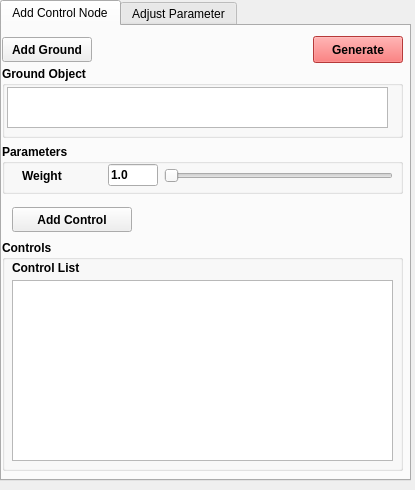
<?xml version="1.0" encoding="UTF-8"?>
<ui version="4.0">
 <class>MainWindow</class>
 <widget class="QMainWindow" name="MainWindow">
  <property name="geometry">
   <rect>
    <x>0</x>
    <y>0</y>
    <width>415</width>
    <height>490</height>
   </rect>
  </property>
  <property name="minimumSize">
   <size>
    <width>415</width>
    <height>490</height>
   </size>
  </property>
  <property name="maximumSize">
   <size>
    <width>415</width>
    <height>490</height>
   </size>
  </property>
  <property name="font">
   <font>
    <family>Arial</family>
   </font>
  </property>
  <property name="windowTitle">
   <string>MainWindow</string>
  </property>
  <widget class="QWidget" name="centralwidget">
   <widget class="QWidget" name="verticalLayoutWidget">
    <property name="geometry">
     <rect>
      <x>0</x>
      <y>0</y>
      <width>411</width>
      <height>481</height>
     </rect>
    </property>
    <layout class="QVBoxLayout" name="verticalLayout">
     <item>
      <widget class="QTabWidget" name="tabWidget">
       <property name="currentIndex">
        <number>0</number>
       </property>
       <widget class="QWidget" name="tab">
        <attribute name="title">
         <string>Add Control Node</string>
        </attribute>
        <widget class="QWidget" name="layoutWidget">
         <property name="geometry">
          <rect>
           <x>0</x>
           <y>40</y>
           <width>401</width>
           <height>72</height>
          </rect>
         </property>
         <layout class="QHBoxLayout" name="horizontalLayout">
          <item>
           <widget class="QGroupBox" name="groupBox">
            <property name="sizePolicy">
             <sizepolicy hsizetype="Preferred" vsizetype="Minimum">
              <horstretch>0</horstretch>
              <verstretch>0</verstretch>
             </sizepolicy>
            </property>
            <property name="minimumSize">
             <size>
              <width>0</width>
              <height>70</height>
             </size>
            </property>
            <property name="font">
             <font>
              <family>Arial</family>
              <weight>75</weight>
              <bold>true</bold>
             </font>
            </property>
            <property name="title">
             <string>Ground Object</string>
            </property>
            <widget class="QListWidget" name="groundObjList">
             <property name="geometry">
              <rect>
               <x>5</x>
               <y>21</y>
               <width>381</width>
               <height>41</height>
              </rect>
             </property>
            </widget>
           </widget>
          </item>
         </layout>
        </widget>
        <widget class="QWidget" name="layoutWidget_2">
         <property name="geometry">
          <rect>
           <x>0</x>
           <y>110</y>
           <width>401</width>
           <height>67</height>
          </rect>
         </property>
         <layout class="QHBoxLayout" name="horizontalLayout_5">
          <item>
           <widget class="QGroupBox" name="groupBox_3">
            <property name="sizePolicy">
             <sizepolicy hsizetype="Preferred" vsizetype="Minimum">
              <horstretch>0</horstretch>
              <verstretch>0</verstretch>
             </sizepolicy>
            </property>
            <property name="minimumSize">
             <size>
              <width>0</width>
              <height>0</height>
             </size>
            </property>
            <property name="maximumSize">
             <size>
              <width>16777215</width>
              <height>50</height>
             </size>
            </property>
            <property name="font">
             <font>
              <family>Arial</family>
              <weight>75</weight>
              <bold>true</bold>
             </font>
            </property>
            <property name="title">
             <string>Parameters</string>
            </property>
            <widget class="QWidget" name="horizontalLayoutWidget_5">
             <property name="geometry">
              <rect>
               <x>20</x>
               <y>20</y>
               <width>371</width>
               <height>23</height>
              </rect>
             </property>
             <layout class="QHBoxLayout" name="horizontalLayout_6">
              <item>
               <widget class="QLabel" name="label">
                <property name="minimumSize">
                 <size>
                  <width>80</width>
                  <height>0</height>
                 </size>
                </property>
                <property name="text">
                 <string>Weight</string>
                </property>
               </widget>
              </item>
              <item>
               <widget class="QLineEdit" name="weightSet">
                <property name="sizePolicy">
                 <sizepolicy hsizetype="Maximum" vsizetype="Fixed">
                  <horstretch>0</horstretch>
                  <verstretch>0</verstretch>
                 </sizepolicy>
                </property>
                <property name="maximumSize">
                 <size>
                  <width>50</width>
                  <height>16777215</height>
                 </size>
                </property>
                <property name="text">
                 <string>1.0</string>
                </property>
               </widget>
              </item>
              <item>
               <widget class="QSlider" name="weightGenSlider">
                <property name="orientation">
                 <enum>Qt::Horizontal</enum>
                </property>
               </widget>
              </item>
             </layout>
            </widget>
           </widget>
          </item>
         </layout>
        </widget>
        <widget class="QWidget" name="layoutWidget_3">
         <property name="geometry">
          <rect>
           <x>0</x>
           <y>10</y>
           <width>401</width>
           <height>27</height>
          </rect>
         </property>
         <layout class="QHBoxLayout" name="horizontalLayout_3">
          <item>
           <widget class="QPushButton" name="addGround">
            <property name="minimumSize">
             <size>
              <width>90</width>
              <height>25</height>
             </size>
            </property>
            <property name="maximumSize">
             <size>
              <width>100</width>
              <height>16777215</height>
             </size>
            </property>
            <property name="font">
             <font>
              <family>Arial</family>
              <weight>75</weight>
              <bold>true</bold>
             </font>
            </property>
            <property name="text">
             <string>Add Ground</string>
            </property>
           </widget>
          </item>
          <item>
           <spacer name="horizontalSpacer">
            <property name="orientation">
             <enum>Qt::Horizontal</enum>
            </property>
            <property name="sizeHint" stdset="0">
             <size>
              <width>40</width>
              <height>20</height>
             </size>
            </property>
           </spacer>
          </item>
          <item>
           <widget class="QPushButton" name="generateNode">
            <property name="minimumSize">
             <size>
              <width>90</width>
              <height>25</height>
             </size>
            </property>
            <property name="maximumSize">
             <size>
              <width>85</width>
              <height>30</height>
             </size>
            </property>
            <property name="font">
             <font>
              <family>Arial</family>
              <weight>75</weight>
              <bold>true</bold>
             </font>
            </property>
            <property name="styleSheet">
             <string notr="true">background-color: rgb(255, 80, 80);</string>
            </property>
            <property name="text">
             <string>Generate</string>
            </property>
           </widget>
          </item>
         </layout>
        </widget>
        <widget class="QWidget" name="horizontalLayoutWidget">
         <property name="geometry">
          <rect>
           <x>0</x>
           <y>180</y>
           <width>399</width>
           <height>27</height>
          </rect>
         </property>
         <layout class="QHBoxLayout" name="horizontalLayout_2">
          <item>
           <spacer name="horizontalSpacer_3">
            <property name="orientation">
             <enum>Qt::Horizontal</enum>
            </property>
            <property name="sizeType">
             <enum>QSizePolicy::Minimum</enum>
            </property>
            <property name="sizeHint" stdset="0">
             <size>
              <width>10</width>
              <height>20</height>
             </size>
            </property>
           </spacer>
          </item>
          <item>
           <widget class="QPushButton" name="addControl">
            <property name="minimumSize">
             <size>
              <width>120</width>
              <height>25</height>
             </size>
            </property>
            <property name="maximumSize">
             <size>
              <width>85</width>
              <height>25</height>
             </size>
            </property>
            <property name="font">
             <font>
              <family>Arial</family>
              <weight>75</weight>
              <bold>true</bold>
             </font>
            </property>
            <property name="text">
             <string>Add Control</string>
            </property>
           </widget>
          </item>
          <item>
           <spacer name="horizontalSpacer_2">
            <property name="orientation">
             <enum>Qt::Horizontal</enum>
            </property>
            <property name="sizeHint" stdset="0">
             <size>
              <width>20</width>
              <height>20</height>
             </size>
            </property>
           </spacer>
          </item>
         </layout>
        </widget>
        <widget class="QGroupBox" name="groupBox_2">
         <property name="geometry">
          <rect>
           <x>0</x>
           <y>214</y>
           <width>401</width>
           <height>231</height>
          </rect>
         </property>
         <property name="minimumSize">
          <size>
           <width>0</width>
           <height>225</height>
          </size>
         </property>
         <property name="font">
          <font>
           <weight>75</weight>
           <bold>true</bold>
          </font>
         </property>
         <property name="title">
          <string>Controls</string>
         </property>
         <widget class="QLabel" name="label_5">
          <property name="geometry">
           <rect>
            <x>10</x>
            <y>20</y>
            <width>141</width>
            <height>16</height>
           </rect>
          </property>
          <property name="text">
           <string>Control List</string>
          </property>
         </widget>
         <widget class="QListWidget" name="controlList">
          <property name="geometry">
           <rect>
            <x>10</x>
            <y>40</y>
            <width>381</width>
            <height>181</height>
           </rect>
          </property>
         </widget>
        </widget>
       </widget>
       <widget class="QWidget" name="tab_2">
        <attribute name="title">
         <string>Adjust Parameter</string>
        </attribute>
        <widget class="QGroupBox" name="groupBox_4">
         <property name="geometry">
          <rect>
           <x>0</x>
           <y>10</y>
           <width>401</width>
           <height>291</height>
          </rect>
         </property>
         <property name="font">
          <font>
           <weight>75</weight>
           <bold>true</bold>
          </font>
         </property>
         <property name="title">
          <string>Node List</string>
         </property>
         <widget class="QListWidget" name="nodeList">
          <property name="geometry">
           <rect>
            <x>0</x>
            <y>20</y>
            <width>401</width>
            <height>271</height>
           </rect>
          </property>
          <property name="font">
           <font>
            <family>Arial</family>
           </font>
          </property>
          <property name="selectionMode">
           <enum>QAbstractItemView::ExtendedSelection</enum>
          </property>
         </widget>
        </widget>
        <widget class="QGroupBox" name="groupBox_5">
         <property name="geometry">
          <rect>
           <x>0</x>
           <y>340</y>
           <width>401</width>
           <height>111</height>
          </rect>
         </property>
         <property name="sizePolicy">
          <sizepolicy hsizetype="Preferred" vsizetype="Minimum">
           <horstretch>0</horstretch>
           <verstretch>0</verstretch>
          </sizepolicy>
         </property>
         <property name="minimumSize">
          <size>
           <width>0</width>
           <height>65</height>
          </size>
         </property>
         <property name="font">
          <font>
           <family>Arial</family>
           <weight>75</weight>
           <bold>true</bold>
          </font>
         </property>
         <property name="title">
          <string>Parameters</string>
         </property>
         <widget class="QWidget" name="horizontalLayoutWidget_7">
          <property name="geometry">
           <rect>
            <x>20</x>
            <y>20</y>
            <width>371</width>
            <height>23</height>
           </rect>
          </property>
          <layout class="QHBoxLayout" name="horizontalLayout_8">
           <item>
            <widget class="QLabel" name="label_6">
             <property name="minimumSize">
              <size>
               <width>80</width>
               <height>0</height>
              </size>
             </property>
             <property name="text">
              <string>Weight</string>
             </property>
            </widget>
           </item>
           <item>
            <widget class="QLineEdit" name="weightAdjust">
             <property name="sizePolicy">
              <sizepolicy hsizetype="Maximum" vsizetype="Fixed">
               <horstretch>0</horstretch>
               <verstretch>0</verstretch>
              </sizepolicy>
             </property>
             <property name="maximumSize">
              <size>
               <width>50</width>
               <height>16777215</height>
              </size>
             </property>
             <property name="text">
              <string>1.0</string>
             </property>
            </widget>
           </item>
           <item>
            <widget class="QSlider" name="weightSlider">
             <property name="orientation">
              <enum>Qt::Horizontal</enum>
             </property>
            </widget>
           </item>
          </layout>
         </widget>
         <widget class="QWidget" name="horizontalLayoutWidget_8">
          <property name="geometry">
           <rect>
            <x>20</x>
            <y>40</y>
            <width>371</width>
            <height>23</height>
           </rect>
          </property>
          <layout class="QHBoxLayout" name="horizontalLayout_9">
           <item>
            <widget class="QLabel" name="label_7">
             <property name="minimumSize">
              <size>
               <width>80</width>
               <height>0</height>
              </size>
             </property>
             <property name="text">
              <string>Offset Weight</string>
             </property>
            </widget>
           </item>
           <item>
            <widget class="QLineEdit" name="offsetWeightAdjust">
             <property name="sizePolicy">
              <sizepolicy hsizetype="Maximum" vsizetype="Fixed">
               <horstretch>0</horstretch>
               <verstretch>0</verstretch>
              </sizepolicy>
             </property>
             <property name="maximumSize">
              <size>
               <width>50</width>
               <height>16777215</height>
              </size>
             </property>
             <property name="text">
              <string>1.0</string>
             </property>
            </widget>
           </item>
           <item>
            <widget class="QSlider" name="offsetWeightSlider">
             <property name="orientation">
              <enum>Qt::Horizontal</enum>
             </property>
            </widget>
           </item>
          </layout>
         </widget>
         <widget class="QWidget" name="horizontalLayoutWidget_2">
          <property name="geometry">
           <rect>
            <x>20</x>
            <y>70</y>
            <width>371</width>
            <height>31</height>
           </rect>
          </property>
          <layout class="QHBoxLayout" name="horizontalLayout_4">
           <item>
            <widget class="QLabel" name="label_2">
             <property name="minimumSize">
              <size>
               <width>90</width>
               <height>0</height>
              </size>
             </property>
             <property name="text">
              <string>Offsets (X,Y,Z)</string>
             </property>
            </widget>
           </item>
           <item>
            <widget class="QLineEdit" name="Xedit"/>
           </item>
           <item>
            <widget class="QLineEdit" name="Yedit"/>
           </item>
           <item>
            <widget class="QLineEdit" name="Zedit"/>
           </item>
          </layout>
         </widget>
        </widget>
        <widget class="QPushButton" name="refreshNodeList">
         <property name="geometry">
          <rect>
           <x>10</x>
           <y>310</y>
           <width>100</width>
           <height>25</height>
          </rect>
         </property>
         <property name="minimumSize">
          <size>
           <width>100</width>
           <height>25</height>
          </size>
         </property>
         <property name="maximumSize">
          <size>
           <width>80</width>
           <height>25</height>
          </size>
         </property>
         <property name="font">
          <font>
           <family>Arial</family>
           <weight>75</weight>
           <bold>true</bold>
          </font>
         </property>
         <property name="text">
          <string>Refresh Nodes</string>
         </property>
        </widget>
       </widget>
      </widget>
     </item>
    </layout>
   </widget>
  </widget>
  <widget class="QMenuBar" name="menubar">
   <property name="geometry">
    <rect>
     <x>0</x>
     <y>0</y>
     <width>415</width>
     <height>22</height>
    </rect>
   </property>
  </widget>
 </widget>
 <resources/>
 <connections/>
</ui>
